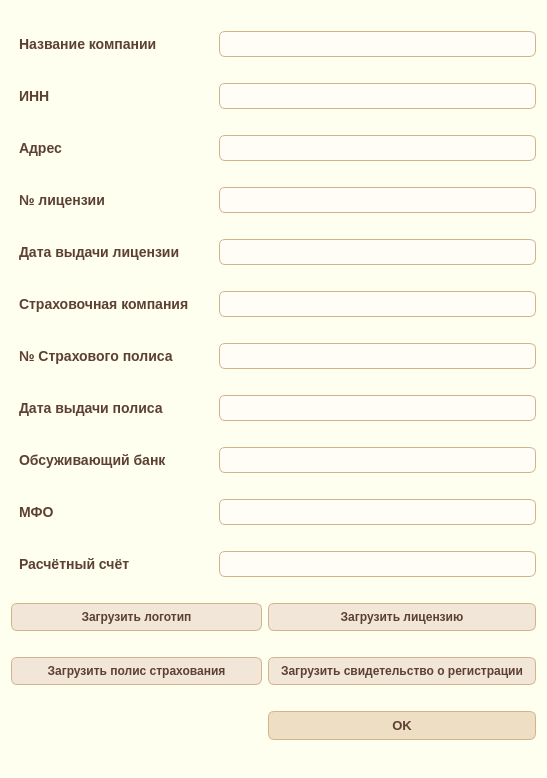
<?xml version="1.0" encoding="UTF-8"?>
<ui version="4.0">
 <class>Dialog</class>
 <widget class="QDialog" name="Dialog">
  <property name="geometry">
   <rect>
    <x>0</x>
    <y>0</y>
    <width>547</width>
    <height>778</height>
   </rect>
  </property>
  <property name="windowTitle">
   <string>Dialog</string>
  </property>
  <property name="styleSheet">
   <string notr="true">QWidget {
    background-color: #fffff0;
}
</string>
  </property>
  <layout class="QGridLayout" name="gridLayout">
   <item row="6" column="0" colspan="2">
    <widget class="QLabel" name="label_6">
     <property name="styleSheet">
      <string notr="true">QLabel {
    color: #5c4033;          /* тёмно-серый текст */
    font-size: 14px;
    font-weight: 500;
    padding: 2px 4px;
}
</string>
     </property>
     <property name="text">
      <string>№ Страхового полиса</string>
     </property>
    </widget>
   </item>
   <item row="2" column="0">
    <widget class="QLabel" name="label_2">
     <property name="styleSheet">
      <string notr="true">QLabel {
    color: #5c4033;          /* тёмно-серый текст */
    font-size: 14px;
    font-weight: 500;
    padding: 2px 4px;
}
</string>
     </property>
     <property name="text">
      <string>Адрес</string>
     </property>
    </widget>
   </item>
   <item row="1" column="0">
    <widget class="QLabel" name="label_11">
     <property name="styleSheet">
      <string notr="true">QLabel {
    color: #5c4033;          /* тёмно-серый текст */
    font-size: 14px;
    font-weight: 500;
    padding: 2px 4px;
}
</string>
     </property>
     <property name="text">
      <string>ИНН</string>
     </property>
    </widget>
   </item>
   <item row="4" column="0">
    <widget class="QLabel" name="label_5">
     <property name="styleSheet">
      <string notr="true">QLabel {
    color: #5c4033;          /* тёмно-серый текст */
    font-size: 14px;
    font-weight: 500;
    padding: 2px 4px;
}
</string>
     </property>
     <property name="text">
      <string>Дата выдачи лицензии</string>
     </property>
    </widget>
   </item>
   <item row="3" column="0">
    <widget class="QLabel" name="label_3">
     <property name="styleSheet">
      <string notr="true">QLabel {
    color: #5c4033;          /* тёмно-серый текст */
    font-size: 14px;
    font-weight: 500;
    padding: 2px 4px;
}
</string>
     </property>
     <property name="text">
      <string>№ лицензии</string>
     </property>
    </widget>
   </item>
   <item row="5" column="0" colspan="2">
    <widget class="QLabel" name="label_4">
     <property name="styleSheet">
      <string notr="true">QLabel {
    color: #5c4033;          /* тёмно-серый текст */
    font-size: 14px;
    font-weight: 500;
    padding: 2px 4px;
}
</string>
     </property>
     <property name="text">
      <string>Страховочная компания</string>
     </property>
    </widget>
   </item>
   <item row="0" column="0">
    <widget class="QLabel" name="label">
     <property name="styleSheet">
      <string notr="true">QLabel {
    color: #5c4033;          /* тёмно-серый текст */
    font-size: 14px;
    font-weight: 500;
    padding: 2px 4px;
}
</string>
     </property>
     <property name="text">
      <string>Название компании</string>
     </property>
    </widget>
   </item>
   <item row="0" column="2" colspan="3">
    <widget class="QLineEdit" name="lineEdit_company_name">
     <property name="styleSheet">
      <string notr="true">QLineEdit {
    background-color: #fffdf5;           /* чуть отличающийся от фона */
    color: #5c4033;                      /* шоколадный текст */
    border: 1px solid #d2b48c;           /* тёплая светло-коричневая рамка */
    border-radius: 6px;
    padding: 4px 8px;
    font-size: 12px;
}

QLineEdit:focus {
    border: 1px solid #a07d5e;           /* выделение рамки при фокусе */
    background-color: #fff8e1;
}

QLineEdit:disabled {
    background-color: #f0f0f0;
    color: #999999;
    border: 1px solid #dddddd;
}
</string>
     </property>
    </widget>
   </item>
   <item row="12" column="0" colspan="4">
    <widget class="QPushButton" name="pushButton_load_insurance">
     <property name="styleSheet">
      <string notr="true">QPushButton {
    background-color: #f2e6d8;       /* тёплый светлый бежевый */
    color: #5c4033;                  /* тот же шоколадный, как и в QLabel */
    border: 1px solid #d2b48c;       /* светло-коричневая рамка */
    border-radius: 6px;
    padding: 6px 12px;
    font-size: 12px;
    font-weight: bold;
}

QPushButton:hover {
    background-color: #e6d2b5;       /* чуть темнее при наведении */
}

QPushButton:pressed {
    background-color: #d4b899;       /* эффект нажатия */
}

QPushButton:disabled {
    background-color: #f5f5f5;
    color: #aaa;
    border: 1px solid #ddd;
}
</string>
     </property>
     <property name="text">
      <string>Загрузить полис страхования</string>
     </property>
    </widget>
   </item>
   <item row="9" column="0">
    <widget class="QLabel" name="label_9">
     <property name="styleSheet">
      <string notr="true">QLabel {
    color: #5c4033;          /* тёмно-серый текст */
    font-size: 14px;
    font-weight: 500;
    padding: 2px 4px;
}
</string>
     </property>
     <property name="text">
      <string>МФО</string>
     </property>
    </widget>
   </item>
   <item row="11" column="0" colspan="4">
    <widget class="QPushButton" name="pushButton_load_logo">
     <property name="styleSheet">
      <string notr="true">QPushButton {
    background-color: #f2e6d8;       /* тёплый светлый бежевый */
    color: #5c4033;                  /* тот же шоколадный, как и в QLabel */
    border: 1px solid #d2b48c;       /* светло-коричневая рамка */
    border-radius: 6px;
    padding: 6px 12px;
    font-size: 12px;
    font-weight: bold;
}

QPushButton:hover {
    background-color: #e6d2b5;       /* чуть темнее при наведении */
}

QPushButton:pressed {
    background-color: #d4b899;       /* эффект нажатия */
}

QPushButton:disabled {
    background-color: #f5f5f5;
    color: #aaa;
    border: 1px solid #ddd;
}
</string>
     </property>
     <property name="text">
      <string>Загрузить логотип</string>
     </property>
    </widget>
   </item>
   <item row="10" column="0" colspan="2">
    <widget class="QLabel" name="label_10">
     <property name="styleSheet">
      <string notr="true">QLabel {
    color: #5c4033;          /* тёмно-серый текст */
    font-size: 14px;
    font-weight: 500;
    padding: 2px 4px;
}
</string>
     </property>
     <property name="text">
      <string>Расчётный счёт</string>
     </property>
    </widget>
   </item>
   <item row="11" column="4">
    <widget class="QPushButton" name="pushButton_load_license">
     <property name="styleSheet">
      <string notr="true">QPushButton {
    background-color: #f2e6d8;       /* тёплый светлый бежевый */
    color: #5c4033;                  /* тот же шоколадный, как и в QLabel */
    border: 1px solid #d2b48c;       /* светло-коричневая рамка */
    border-radius: 6px;
    padding: 6px 12px;
    font-size: 12px;
    font-weight: bold;
}

QPushButton:hover {
    background-color: #e6d2b5;       /* чуть темнее при наведении */
}

QPushButton:pressed {
    background-color: #d4b899;       /* эффект нажатия */
}

QPushButton:disabled {
    background-color: #f5f5f5;
    color: #aaa;
    border: 1px solid #ddd;
}
</string>
     </property>
     <property name="text">
      <string>Загрузить лицензию</string>
     </property>
    </widget>
   </item>
   <item row="9" column="2" colspan="3">
    <widget class="QLineEdit" name="lineEdit_MFO">
     <property name="styleSheet">
      <string notr="true">QLineEdit {
    background-color: #fffdf5;           /* чуть отличающийся от фона */
    color: #5c4033;                      /* шоколадный текст */
    border: 1px solid #d2b48c;           /* тёплая светло-коричневая рамка */
    border-radius: 6px;
    padding: 4px 8px;
    font-size: 12px;
}

QLineEdit:focus {
    border: 1px solid #a07d5e;           /* выделение рамки при фокусе */
    background-color: #fff8e1;
}

QLineEdit:disabled {
    background-color: #f0f0f0;
    color: #999999;
    border: 1px solid #dddddd;
}
</string>
     </property>
    </widget>
   </item>
   <item row="10" column="2" colspan="3">
    <widget class="QLineEdit" name="lineEdit_bank_account">
     <property name="styleSheet">
      <string notr="true">QLineEdit {
    background-color: #fffdf5;           /* чуть отличающийся от фона */
    color: #5c4033;                      /* шоколадный текст */
    border: 1px solid #d2b48c;           /* тёплая светло-коричневая рамка */
    border-radius: 6px;
    padding: 4px 8px;
    font-size: 12px;
}

QLineEdit:focus {
    border: 1px solid #a07d5e;           /* выделение рамки при фокусе */
    background-color: #fff8e1;
}

QLineEdit:disabled {
    background-color: #f0f0f0;
    color: #999999;
    border: 1px solid #dddddd;
}
</string>
     </property>
    </widget>
   </item>
   <item row="12" column="4">
    <widget class="QPushButton" name="pushButton_registration">
     <property name="styleSheet">
      <string notr="true">QPushButton {
    background-color: #f2e6d8;       /* тёплый светлый бежевый */
    color: #5c4033;                  /* тот же шоколадный, как и в QLabel */
    border: 1px solid #d2b48c;       /* светло-коричневая рамка */
    border-radius: 6px;
    padding: 6px 12px;
    font-size: 12px;
    font-weight: bold;
}

QPushButton:hover {
    background-color: #e6d2b5;       /* чуть темнее при наведении */
}

QPushButton:pressed {
    background-color: #d4b899;       /* эффект нажатия */
}

QPushButton:disabled {
    background-color: #f5f5f5;
    color: #aaa;
    border: 1px solid #ddd;
}
</string>
     </property>
     <property name="text">
      <string>Загрузить свидетельство о регистрации</string>
     </property>
    </widget>
   </item>
   <item row="7" column="0" colspan="2">
    <widget class="QLabel" name="label_7">
     <property name="styleSheet">
      <string notr="true">QLabel {
    color: #5c4033;          /* тёмно-серый текст */
    font-size: 14px;
    font-weight: 500;
    padding: 2px 4px;
}
</string>
     </property>
     <property name="text">
      <string>Дата выдачи полиса</string>
     </property>
    </widget>
   </item>
   <item row="4" column="2" colspan="3">
    <widget class="QLineEdit" name="lineEdit_license_date">
     <property name="styleSheet">
      <string notr="true">QLineEdit {
    background-color: #fffdf5;           /* чуть отличающийся от фона */
    color: #5c4033;                      /* шоколадный текст */
    border: 1px solid #d2b48c;           /* тёплая светло-коричневая рамка */
    border-radius: 6px;
    padding: 4px 8px;
    font-size: 12px;
}

QLineEdit:focus {
    border: 1px solid #a07d5e;           /* выделение рамки при фокусе */
    background-color: #fff8e1;
}

QLineEdit:disabled {
    background-color: #f0f0f0;
    color: #999999;
    border: 1px solid #dddddd;
}
</string>
     </property>
    </widget>
   </item>
   <item row="5" column="2" colspan="3">
    <widget class="QLineEdit" name="lineEdit_insurance_name">
     <property name="styleSheet">
      <string notr="true">QLineEdit {
    background-color: #fffdf5;           /* чуть отличающийся от фона */
    color: #5c4033;                      /* шоколадный текст */
    border: 1px solid #d2b48c;           /* тёплая светло-коричневая рамка */
    border-radius: 6px;
    padding: 4px 8px;
    font-size: 12px;
}

QLineEdit:focus {
    border: 1px solid #a07d5e;           /* выделение рамки при фокусе */
    background-color: #fff8e1;
}

QLineEdit:disabled {
    background-color: #f0f0f0;
    color: #999999;
    border: 1px solid #dddddd;
}
</string>
     </property>
    </widget>
   </item>
   <item row="6" column="2" colspan="3">
    <widget class="QLineEdit" name="lineEdit_insurance_number">
     <property name="styleSheet">
      <string notr="true">QLineEdit {
    background-color: #fffdf5;           /* чуть отличающийся от фона */
    color: #5c4033;                      /* шоколадный текст */
    border: 1px solid #d2b48c;           /* тёплая светло-коричневая рамка */
    border-radius: 6px;
    padding: 4px 8px;
    font-size: 12px;
}

QLineEdit:focus {
    border: 1px solid #a07d5e;           /* выделение рамки при фокусе */
    background-color: #fff8e1;
}

QLineEdit:disabled {
    background-color: #f0f0f0;
    color: #999999;
    border: 1px solid #dddddd;
}
</string>
     </property>
    </widget>
   </item>
   <item row="3" column="2" colspan="3">
    <widget class="QLineEdit" name="lineEdit_license_number">
     <property name="styleSheet">
      <string notr="true">QLineEdit {
    background-color: #fffdf5;           /* чуть отличающийся от фона */
    color: #5c4033;                      /* шоколадный текст */
    border: 1px solid #d2b48c;           /* тёплая светло-коричневая рамка */
    border-radius: 6px;
    padding: 4px 8px;
    font-size: 12px;
}

QLineEdit:focus {
    border: 1px solid #a07d5e;           /* выделение рамки при фокусе */
    background-color: #fff8e1;
}

QLineEdit:disabled {
    background-color: #f0f0f0;
    color: #999999;
    border: 1px solid #dddddd;
}
</string>
     </property>
    </widget>
   </item>
   <item row="7" column="2" colspan="3">
    <widget class="QLineEdit" name="lineEdit_incurance_date">
     <property name="styleSheet">
      <string notr="true">QLineEdit {
    background-color: #fffdf5;           /* чуть отличающийся от фона */
    color: #5c4033;                      /* шоколадный текст */
    border: 1px solid #d2b48c;           /* тёплая светло-коричневая рамка */
    border-radius: 6px;
    padding: 4px 8px;
    font-size: 12px;
}

QLineEdit:focus {
    border: 1px solid #a07d5e;           /* выделение рамки при фокусе */
    background-color: #fff8e1;
}

QLineEdit:disabled {
    background-color: #f0f0f0;
    color: #999999;
    border: 1px solid #dddddd;
}
</string>
     </property>
    </widget>
   </item>
   <item row="8" column="2" colspan="3">
    <widget class="QLineEdit" name="lineEdit_bank">
     <property name="styleSheet">
      <string notr="true">QLineEdit {
    background-color: #fffdf5;           /* чуть отличающийся от фона */
    color: #5c4033;                      /* шоколадный текст */
    border: 1px solid #d2b48c;           /* тёплая светло-коричневая рамка */
    border-radius: 6px;
    padding: 4px 8px;
    font-size: 12px;
}

QLineEdit:focus {
    border: 1px solid #a07d5e;           /* выделение рамки при фокусе */
    background-color: #fff8e1;
}

QLineEdit:disabled {
    background-color: #f0f0f0;
    color: #999999;
    border: 1px solid #dddddd;
}
</string>
     </property>
    </widget>
   </item>
   <item row="8" column="0" colspan="2">
    <widget class="QLabel" name="label_8">
     <property name="styleSheet">
      <string notr="true">QLabel {
    color: #5c4033;          /* тёмно-серый текст */
    font-size: 14px;
    font-weight: 500;
    padding: 2px 4px;
}
</string>
     </property>
     <property name="text">
      <string>Обсуживающий банк</string>
     </property>
    </widget>
   </item>
   <item row="2" column="2" colspan="3">
    <widget class="QLineEdit" name="lineEdit_adress">
     <property name="styleSheet">
      <string notr="true">QLineEdit {
    background-color: #fffdf5;           /* чуть отличающийся от фона */
    color: #5c4033;                      /* шоколадный текст */
    border: 1px solid #d2b48c;           /* тёплая светло-коричневая рамка */
    border-radius: 6px;
    padding: 4px 8px;
    font-size: 12px;
}

QLineEdit:focus {
    border: 1px solid #a07d5e;           /* выделение рамки при фокусе */
    background-color: #fff8e1;
}

QLineEdit:disabled {
    background-color: #f0f0f0;
    color: #999999;
    border: 1px solid #dddddd;
}
</string>
     </property>
    </widget>
   </item>
   <item row="1" column="2" colspan="3">
    <widget class="QLineEdit" name="lineEdit_INN">
     <property name="styleSheet">
      <string notr="true">QLineEdit {
    background-color: #fffdf5;           /* чуть отличающийся от фона */
    color: #5c4033;                      /* шоколадный текст */
    border: 1px solid #d2b48c;           /* тёплая светло-коричневая рамка */
    border-radius: 6px;
    padding: 4px 8px;
    font-size: 12px;
}

QLineEdit:focus {
    border: 1px solid #a07d5e;           /* выделение рамки при фокусе */
    background-color: #fff8e1;
}

QLineEdit:disabled {
    background-color: #f0f0f0;
    color: #999999;
    border: 1px solid #dddddd;
}
</string>
     </property>
    </widget>
   </item>
   <item row="13" column="4">
    <widget class="QPushButton" name="pushButton_ok">
     <property name="styleSheet">
      <string notr="true">QPushButton  {
    background-color: #eedec4;  /* чуть светлее, с золотистым оттенком */
    color: #5c4033;
    border: 1px solid #d2b48c;
    border-radius: 6px;
    padding: 6px 12px;
    font-size: 13px;
    font-weight: bold;
}

QPushButtont:hover {
    background-color: #e3cfae;
}</string>
     </property>
     <property name="text">
      <string>OK</string>
     </property>
    </widget>
   </item>
  </layout>
 </widget>
 <resources/>
 <connections/>
</ui>
